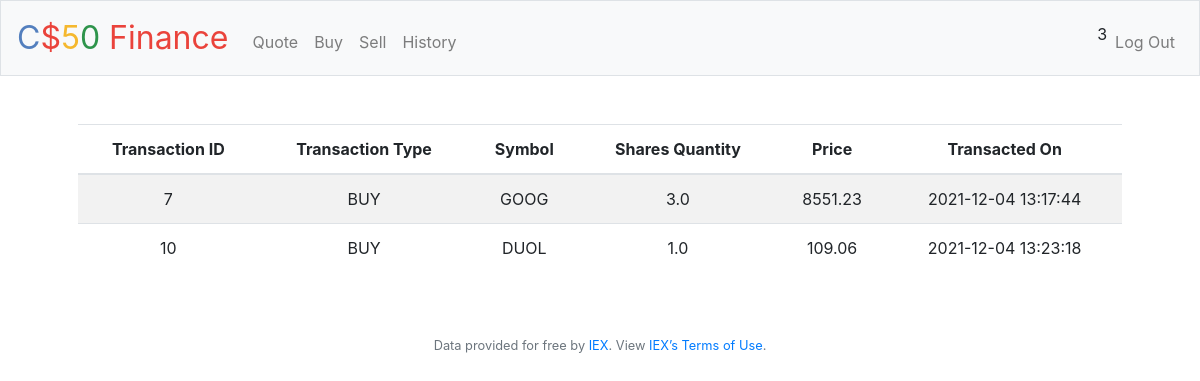
/history (signed in), run on an earlier commit of the app's database.
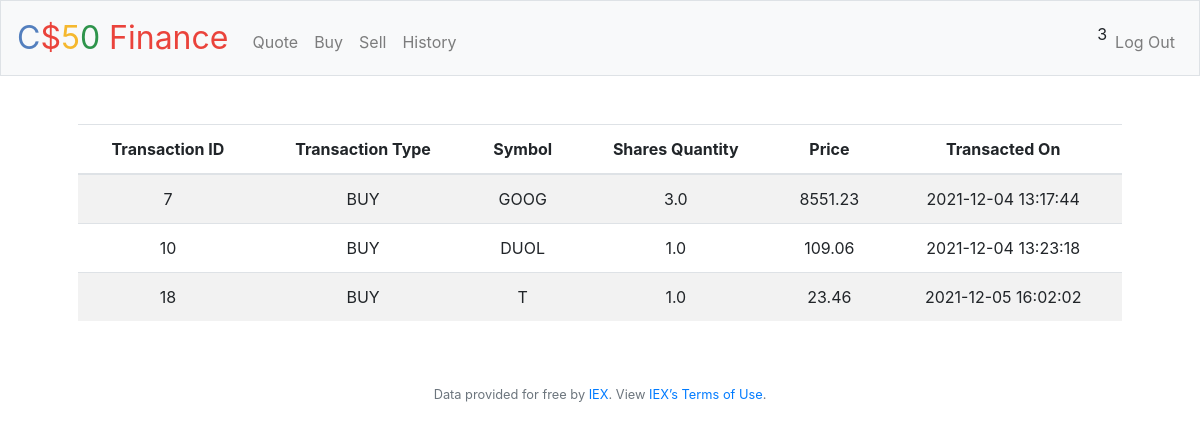
And on a later commit of the database.
### tables this page shows
CREATE TABLE transaction_details (
     transaction_id INTEGER,
     user_id INTEGER,
     asset_ticker TEXT NOT NULL,
     transaction_type TEXT CHECK( transaction_type IN ('BUY','SELL') ) NOT NULL,
     quantity REAL,
     price REAL,
     transaction_date DATETIME DEFAULT current_timestamp,
     PRIMARY KEY(transaction_id),
     FOREIGN KEY (user_id) REFERENCES users(id)
  );

### application.py (the view)
@app.route("/history")
@login_required
def history():
    rows = db.execute("SELECT * FROM transaction_details WHERE user_id=?", session["user_id"])
    return render_template("history.html", rows=rows)

### application.py (called while the page is built)
@app.after_request
def after_request(response):
    response.headers["Cache-Control"] = "no-cache, no-store, must-revalidate"
    response.headers["Expires"] = 0
    response.headers["Pragma"] = "no-cache"
    return response

### helpers.py (called while the page is built)
def login_required(f):
    @wraps(f)
    def decorated_function(*args, **kwargs):
        if session.get("user_id") is None:
            return redirect("/login")
        return f(*args, **kwargs)
    return decorated_function

### templates/history.html (shortened to what this page needs)
{% extends "layout.html" %}
{% block main %}
        <div>
            <table class="table table-striped">
              <thead>
                <tr>
                    <th scope="col">Transaction ID</th>
                    <th scope="col">Transaction Type</th>
                    <th scope="col">Symbol</th>
                    <th scope="col">Shares Quantity</th>
                    <th scope="col">Price</th>
                    <th scope="col">Transacted On</th>
                </tr>
              </thead>
              <tbody>
                {% for row in rows %}
                    <tr>
                        <td>{{row.transaction_id}}</td>
                        <td>{{row.transaction_type}}</td>
                        <td scope="row">{{row.asset_ticker}}</td>
                        <td>{{row.quantity}}</td>
                        <td>{{row.price}}</td>
                        <td>{{row.transaction_date}}</td>
                    </tr>
                {% endfor %}
              </tbody>
            </table>
        </div>
{% endblock %}

### templates/layout.html (shortened to what this page needs)
<!DOCTYPE html>
<html lang="en">
    <head>
        <link rel="stylesheet" href="https://cdn.jsdelivr.net/npm/bootstrap@4.5.3/dist/css/bootstrap.min.css">
        <link href="/static/styles.css" rel="stylesheet">
    </head>
    <body>
        <nav class="navbar navbar-expand-md navbar-light bg-light border">
            <a class="navbar-brand" href="/"><span class="blue">C</span><span class="red">$</span><span class="yellow">5</span><span class="green">0</span> <span class="red">Finance</span></a>
            <div class="collapse navbar-collapse" id="navbar">
                {% if session.user_id %}
                    <ul class="navbar-nav mr-auto mt-2">
                        <li class="nav-item"><a class="nav-link" href="/quote">Quote</a></li>
                        <li class="nav-item"><a class="nav-link" href="/buy">Buy</a></li>
                        <li class="nav-item"><a class="nav-link" href="/sell">Sell</a></li>
                        <li class="nav-item"><a class="nav-link" href="/history">History</a></li>
                    </ul>
                    <ul class="navbar-nav ml-auto mt-2">
                        {{session['user_id']}}
                        <li class="nav-item"><a class="nav-link" href="/logout">Log Out</a></li>
                    </ul>
                {% else %}
                    <ul class="navbar-nav ml-auto mt-2">
                        <li class="nav-item"><a class="nav-link" href="/register">Register</a></li>
                        <li class="nav-item"><a class="nav-link" href="/login">Log In</a></li>
                    </ul>
                {% endif %}
            </div>
        </nav>
        <main class="container p-5">
            {% block main %}{% endblock %}
        </main>
        <footer class="small text-center text-muted">
            Data provided for free by <a href="https://iextrading.com/developer">IEX</a>. View <a href="https://iextrading.com/api-exhibit-a/">IEX’s Terms of Use</a>.
        </footer>
    </body>
</html>

### static/styles.css (style rules this page uses)
nav .navbar-brand { font-size: xx-large; }
nav .navbar-brand .blue { color: #537fbe; }
nav .navbar-brand .red { color: #ea433b; }
nav .navbar-brand .yellow { color: #f5b82e; }
nav .navbar-brand .green { color: #2e944b; }
main { overflow-x: auto; text-align: center; }

What changed in the data, as far as the page shows it:
added transaction_details: transaction_id "18", transaction_type "BUY", asset_ticker "T", quantity "1.0", price "23.46", transaction_date "2021-12-05 16:02:02"
